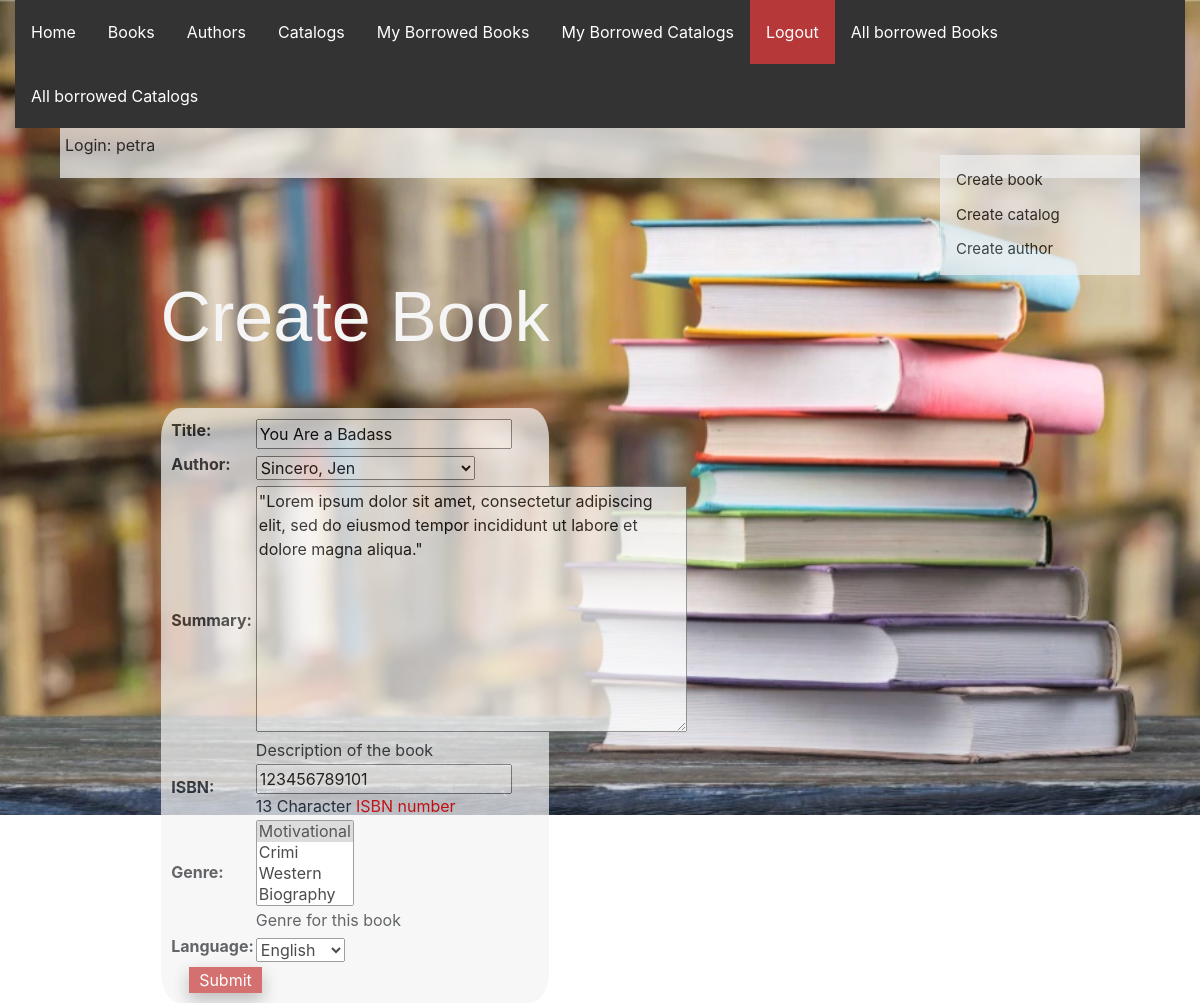
/library/book/1/update/ (signed in), run on the app's committed database.
### library_app/models.py (models this page shows, shortened)
class Book(models.Model):
    title = models.CharField(max_length=200)
    author = models.ForeignKey('Author', on_delete=models.SET_NULL, null=True)
    summary = models.TextField(max_length=1000, help_text="Description of the book")
    isbn = models.CharField('ISBN', max_length=13,
                            help_text='13 Character <a href="https://www.isbn-international.org/content/what-isbn'
                                      '">ISBN number</a>')
    genre = models.ManyToManyField(Genre, help_text="Genre for this book")
    language = models.ForeignKey('Language', on_delete=models.SET_NULL, null=True)
    def display_genre(self):
        return ', '.join([genre.name for genre in self.genre.all()[:3]])
    display_genre.short_description = 'Genre'

### library_app/views.py (the view)
# urls.py: path('book/<int:pk>/update/', views.BookUpdate.as_view(), name='book_update'),
class BookUpdate(PermissionRequiredMixin, UpdateView):
    model = Book
    fields = '__all__'
    permission_required = 'library.can_mark_returned'

### library_app/models.py (called while the page is built)
    def __str__(self):
        return self.name

    def __str__(self):
        return self.name

    def __str__(self):
        return f'{self.last_name}, {self.first_name}'

### library_app/templates/library_app/book_form.html (shortened to what this page needs)
{% extends "base.html" %}
{% block content %}
<h1>Create Book</h1>
<div class = "container">
<form action="" method="post">
    <table>
    {{ form.as_table }}
    </table>
    <input type="submit" value="Submit" />
</form>
</div>
{% endblock %}

### library_app/templates/base.html (shortened to what this page needs)
<!DOCTYPE html>
<html lang="en">
<head>
  <link rel="stylesheet" href="https://stackpath.bootstrapcdn.com/bootstrap/4.1.3/css/bootstrap.min.css">
  {% load static %}
  <link rel="stylesheet" href="{% static 'css/styles.css' %}">
</head>
<body>
  <div class="container-fluid">
    <div class="row">
      <div class="col-sm-12">
      {% block navbar %}
        <ul class="nav">
          <li><a href="{% url 'index' %}">Home</a></li>
          <li><a href="{% url 'books' %}">Books</a></li>
          <li><a href="{% url 'authors' %}">Authors</a></li>
          <li><a href="{% url 'catalogs' %}">Catalogs</a></li>
          {% if user.is_authenticated %}
     <li><a href="{% url 'my-borrowed-books'%}">My Borrowed Books</a></li>
     <li><a href="{% url 'my-borrowed-catalogs'%}">My Borrowed Catalogs</a></li>
     <div class = "logout">
     <li><a href="{% url 'logout'%}?next={{request.path}}">Logout</a></li>
     </div>
   {% else %}
   <div class = "login">
     <li><a href="{% url 'login'%}?next={{request.path}}">Login</a></li>
   </div>
   {% endif %}
   {% if user.is_staff %}
   {% if perms.library.can_mark_returned %}
   <li><a href="{% url 'all-borrowed-books' %}">All borrowed Books</a></li>
   <li><a href="{% url 'all-borrowed-catalogs' %}">All borrowed Catalogs</a></li>
   {% endif %}
   </ul>
    {% endif %}
     {% endblock %}
      </div>
    </div>
  </div>
<div class="container-2">
<p>Login: {{ user.get_username }}</p>
</div>
{% block sidenavr %}
<div class="sidenav">
  <a href="{% url 'book_create' %}">Create book</a>
  <a href="{% url 'catalog_create' %}">Create catalog</a>
  <a href="{% url 'author_create' %}">Create author</a>
</div>
 {% endblock %}
  <div class="col-sm-10 ">{% block content %}{% endblock %}
  </div>
</body>
</html>

### library_app/static/css/styles.css (style rules this page uses)
body { background: url(../images/background.png); background-size: cover; background-repeat: no-repeat; height: 300px; position: relative; }
ul { list-style-type: none; margin: 0; padding: 0; overflow: hidden; background-color: #333; }
li { float: right; }
li a { display: block; color: white; text-align: center; padding: 20px 16px; text-decoration: none; }
a { text-decoration: none; color: red; }
input[type=submit] { background-color: rgb(194, 52, 52); width: 20%; border: none; color: white; text-align: center; text-decoration: none; display: inline-block; font-size: 16px; margin-left: 5%; cursor: pointer; box-shadow: 0 8px 16px 0 rgba(0,0,0,0.2), 0 6px 20px 0 rgba(0,0,0,0.19); }
h1 { color: whitesmoke; margin-left: 15%; margin-top: 10%; font-family: 'Gill Sans', 'Gill Sans MT', Calibri, 'Trebuchet MS', sans-serif; font-size: 70px; }
.container { background-color: whitesmoke; border-radius: 5%; padding: 1%; opacity: 70%; width: 40%; margin-left: 15%; margin-top: 5%; }
.container-2 { background-color: whitesmoke; opacity: 70%; margin-left: 5%; width: 90%; padding: 5px; }
.sidenav { width: 200px; position: fixed; z-index: 1; top: 15.5%; right: 5%; background: #eee; opacity: 70%; overflow-x: hidden; padding: 8px 0; }
.sidenav a { padding: 6px 8px 6px 16px; text-decoration: none; font-size: 15px; color: black; display: block; }
.logout { background-color: rgb(182, 56, 56); }

### data on the page
Book: title "You Are a Badass", author "Sincero, Jen", summary "\"Lorem ipsum dolor sit amet, consectetur adipiscing elit, sed do eiusmod tempor incididunt ut labore et dolore magna aliqua.\"", isbn "123456789101", language "English"

### other printed values
{{ user.get_username }} "petra"
